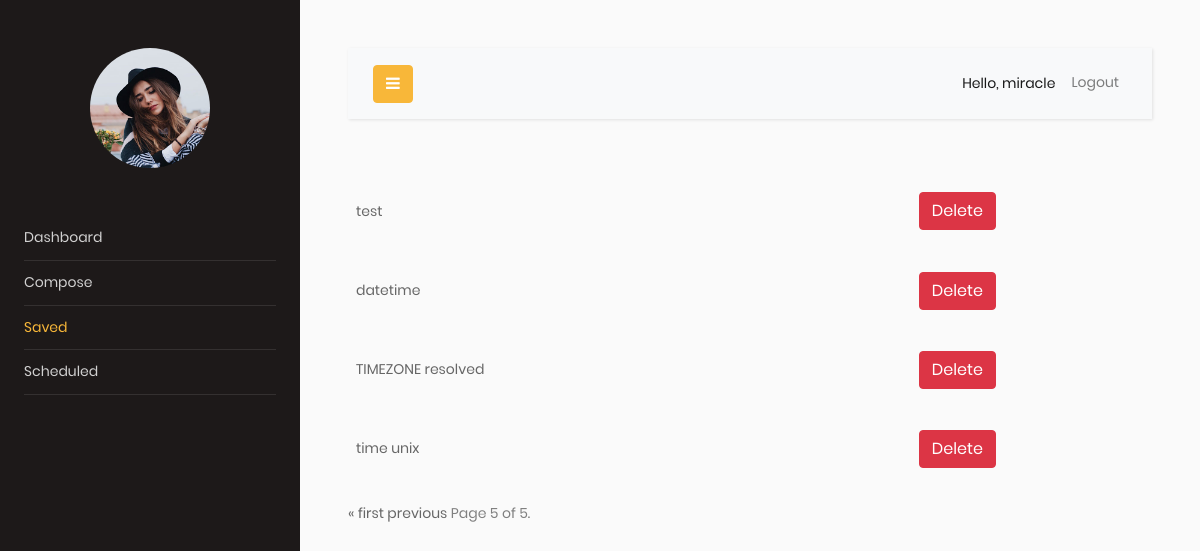
/saved/?page=7 (signed in), run on an earlier commit of the app's database.
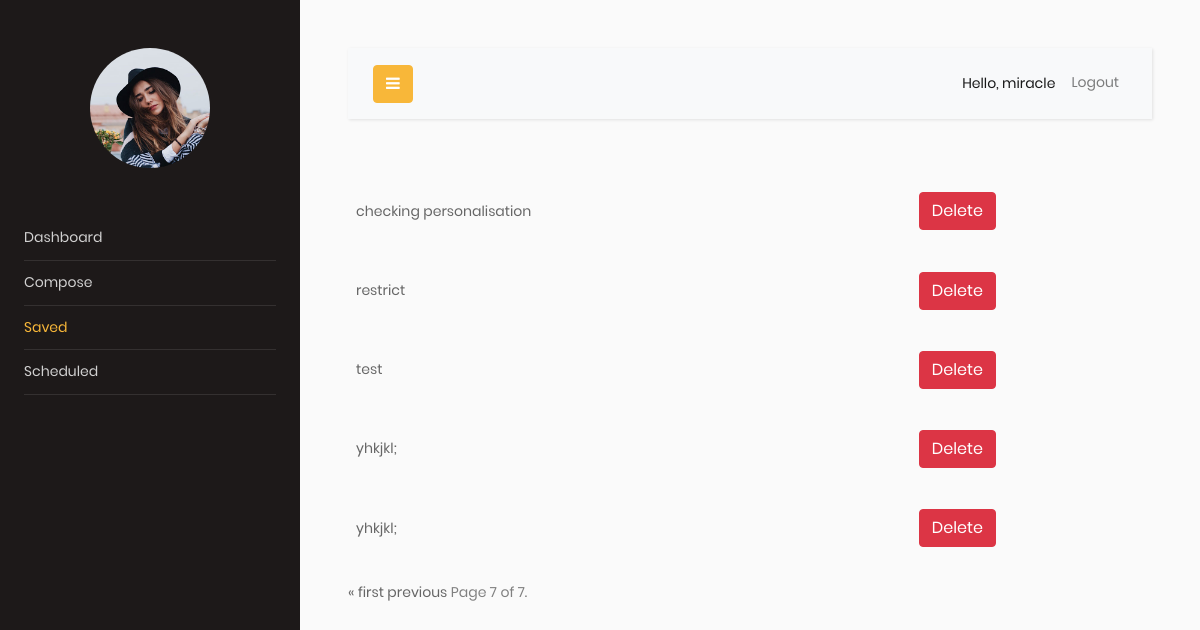
And on a later commit of the database.
### emailscheduler/models.py (models this page shows)
class Compose(models.Model):
    user = models.ForeignKey(User, on_delete=models.CASCADE, related_name="emaillist", null=True)
    To = models.EmailField()
    cc = models.EmailField(blank=True, null=True)
    bcc = models.EmailField(blank=True, null=True)
    subject = models.CharField(max_length=200, blank=True, null=True)
    body = RichTextField(blank=True, null=True)
    date_time = models.DateTimeField(blank=True, null=True)
    draft = models.BooleanField(default=True)
    def __str__(self):
        return self.subject

### emailscheduler/views.py (the view)
# urls.py: path("saved/", views.saved, name="saved"),
def saved(request):
    emaillist= Compose.objects.filter(user=request.user)
    paginator = Paginator(emaillist,5)
    page_number = request.GET.get('page')
    page_obj = paginator.get_page(page_number)
    return render(request, 'saved.html',{"emaillist":emaillist,'page_obj': page_obj})

### templates/saved.html (shortened to what this page needs)
<!DOCTYPE html>
<html lang="en">
<head>
    {% extends 'base.html' %}
{% block content %}
{% for email in page_obj %}
    <table><td style="width: 70%">
<a href="{% url 'showsaved' email.id %}">
    {{ email }}
</a></td>
        <td><a class="btn btn-danger" href="{% url 'delete' email.id %}" size="10">Delete</a></td><br/>
    </table>
{% endfor %}<br/>
    <div class="pagination">
    <span class="step-links">
        {% if page_obj.has_previous %}
            <a href="?page=1">&laquo; first</a>
            <a href="?page={{ page_obj.previous_page_number }}">previous</a>
        {% endif %}
        <span class="current">
            Page {{ page_obj.number }} of {{ page_obj.paginator.num_pages }}.
        </span>
    </span>
</div>
{% endblock content %}

What changed in the data, as far as the page shows it:
no longer on this page (row unchanged): Compose: subject "datetime"
no longer on this page (row unchanged): Compose: subject "TIMEZONE resolved"
no longer on this page (row unchanged): Compose: subject "time unix"
added Compose: subject "checking personalisation"
added Compose: subject "restrict"
added Compose: subject "yhkjkl;"
added Compose: subject "yhkjkl;"
Also different on the page:
{{ page_obj.number }}: "5" → "7"
{{ page_obj.paginator.num_pages }}: "5" → "7"
